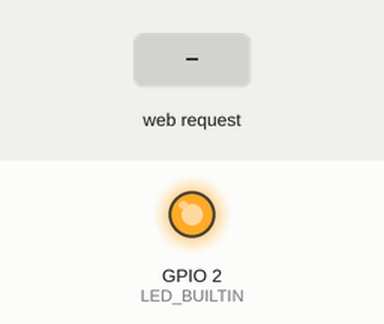
Simulated run of this sketch. Board: ESP8266 (NodeMCU). Parts: output pins drawn as LEDs (lit = HIGH, except the on-board LED, lit = LOW). Dashed ring = blinking. The inputs (shaded band) are chosen by the test bench. WiFi joins after 1.5 s; servers stay silent unless stated; what the sketch prints to the serial monitor is not drawn.

Above: at 0.0 s.
At 4.2 s:
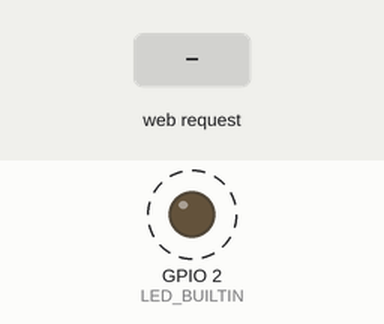
4.3 s: HTTP request GET /status received
7.8 s: HTTP request GET /stop received
11.3 s: HTTP request GET /start?mode=1&balls=1&delay=1 received
Timing chart, 0 to 20.8 s (numbered marks = the images above; inputs shaded):
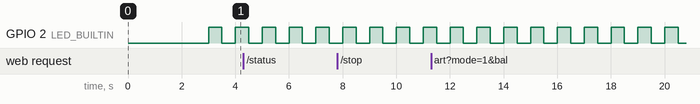

Measured:
- by itself, GPIO 2 (LED_BUILTIN): alternates HIGH for 0.50 s and LOW for 0.50 s

The sketch:

final_code_esp.ino
```cpp
#include <ESP8266WiFi.h>
#include <ESP8266WebServer.h>

const char *ssid = "Galaxy M02s5404";
const char *password = "trfx8957";

ESP8266WebServer server(80);

void handleRoot() {
  server.send(200, "text/plain", "CricBOT is connected");
}

void handleStatus() {
  server.send(200, "text/plain", "OK");
  Serial.println("CONNECT");
}

void handleStart() {
  if (server.hasArg("mode") && server.hasArg("balls") && server.hasArg("delay")) {
    String mode = server.arg("mode");
    String balls = server.arg("balls");
    String delay = server.arg("delay");
    String command = "START:" + mode + ":" + balls + ":" + delay;
    Serial.println(command);
    server.send(200, "text/plain", "Started");
  } else {
    server.send(400, "text/plain", "Bad Request");
  }
}

void handleStop() {
  Serial.println("STOP");
  server.send(200, "text/plain", "Stopped");
}

void handleConnect() {
  Serial.println("CONNECT");
  server.send(200, "text/plain", "Connected");
}

void setup() {
  Serial.begin(9600);
  delay(1000);

  WiFi.begin(ssid, password);
  while (WiFi.status() != WL_CONNECTED) {
    delay(1000);
  }

  server.on("/", handleRoot);
  server.on("/status", handleStatus);
  server.on("/start", handleStart);
  server.on("/stop", handleStop);
  server.on("/connect", handleConnect);

  server.begin();

  pinMode(LED_BUILTIN, OUTPUT);
}

void loop() {
  server.handleClient();

  if (Serial.available()) {
    String response = Serial.readStringUntil('\n');
  }

  // Blink LED to indicate the board is running
  digitalWrite(LED_BUILTIN, HIGH);
  delay(500);
  digitalWrite(LED_BUILTIN, LOW);
  delay(500);
}
```
